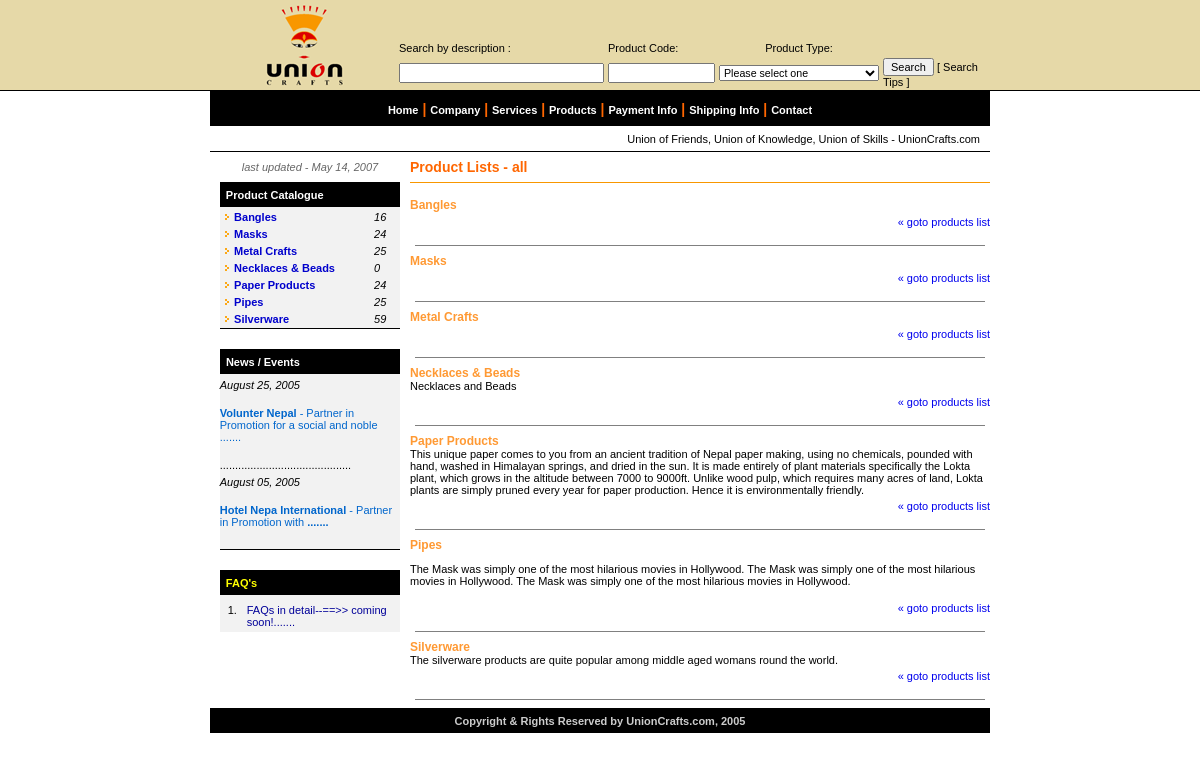
Screenshot of /products_unioncrafts.php with the database file from the repository.
### tables this page shows
CREATE TABLE IF NOT EXISTS `tbl_category` (
  `category_id` int(12) NOT NULL auto_increment,
  `cat_name` varchar(255) NOT NULL default '',
  `description` text NOT NULL,
  PRIMARY KEY  (`category_id`),
  UNIQUE KEY `category_id` (`category_id`),
  KEY `category_id_2` (`category_id`)
);

CREATE TABLE IF NOT EXISTS `tbl_news` (
  `news_id` int(12) NOT NULL auto_increment,
  `news_posted_on` date NOT NULL default '0000-00-00',
  `news_in_detail` text NOT NULL,
  PRIMARY KEY  (`news_id`),
  UNIQUE KEY `news_id` (`news_id`),
  KEY `news_id_2` (`news_id`)
);

CREATE TABLE IF NOT EXISTS `tbl_faq` (
  `faq_id` int(12) NOT NULL auto_increment,
  `question` text NOT NULL,
  `answer` text NOT NULL,
  PRIMARY KEY  (`faq_id`),
  UNIQUE KEY `faq_id` (`faq_id`),
  KEY `faq_id_2` (`faq_id`)
);

### products_unioncrafts.php (the view, shortened to what this page needs)
<?php include("return_date.php");?>
<!DOCTYPE HTML PUBLIC "-//W3C//DTD HTML 4.01 Transitional//EN" "http://www.w3.org/TR/html4/loose.dtd">
<HTML><HEAD>
<link href="joras/myStyle.css" rel="stylesheet" type="text/css">
</HEAD>
<body>
<table width="100%"  border="0" align="center" cellpadding="0" cellspacing="0">
  <tr>
    <td><?php include("mast_head.php");?></td>
  </tr>
  <tr>
    <td><table width="780" border="0" align="center" cellpadding="0" cellspacing="0">
      <tr>
        <td><?php include("header.php");?></td>
      </tr>
      <tr>
        <td><table width="780"  border="0" align="center" cellpadding="0" cellspacing="0">
          <tr>
            <td width="200" valign="top"><table width="95%"  border="0" align="center" cellpadding="0" cellspacing="0">
			<?php
				$date_sql = "select * from tbl_last_updated";
				$date_result = mysql_query($date_sql) or die(mysql_error());
				$date_rs = mysql_fetch_array($date_result);
			?>
              <tr>
                <td height="30" align="center" bgcolor="#FFFFFF" class="smalldarkgrey"><em>last updated - <?=return_date($date_rs['date'])?></em></td>
              </tr>
              <tr>
                <td><?php include("product_category_list.php");?></td>
              </tr>
              <tr bgcolor="#F2F2F2">
                <td height="20" bgcolor="#FFFFFF"><spacer></spacer></td>
              </tr>
              <tr>
                <td><?php include("news_and_events_list.php");?></td>
              </tr>
              <tr bgcolor="#F2F2F2">
                <td height="20" bgcolor="#FFFFFF"><spacer></spacer></td>
              </tr>
              <tr>
                <td><?php include("faqs_list.php");?></td>
              </tr>
              <tr bgcolor="#F2F2F2">
                <td height="10" bgcolor="#FFFFFF"><spacer></spacer></td>
              </tr>
            </table>
              </td>
            <td valign="top">
			<table width="100%"  border="0" cellspacing="0" cellpadding="0">
              <tr>
                <td><table width="100%"  border="0" cellspacing="0" cellpadding="0">
                  <tr>
                    <td height="30" class="smenu">Product Lists - all</td>
                  </tr>
                  <tr>
                    <td>
                      <table width="100%" height="1"  border="0" cellpadding="0" cellspacing="0" bgcolor="#F89700">
                        <tr>
                          <td><spacer></spacer></td>
                        </tr>
                    </table></td>
                  </tr>
                  <tr>
                    <td height="15"><spacer></spacer></td>
                  </tr>
                </table></td>
              </tr>
			  <?php
			  	$cat_list_sql = "select * from tbl_category order by cat_name asc";
				$cat_list_result = mysql_query($cat_list_sql) or die(mysql_error());
				while ($cat_list_row = mysql_fetch_array($cat_list_result))
				{
			  ?>
              <tr>
                <td class="MainMenuSelected"><?=$cat_list_row['cat_name']?></td>
              </tr>
              <tr>
                <td class="smallblack"><?=$cat_list_row['description']?></td>
              </tr>
              <tr>
                <td height="20" align="right" class="smallred"><a href="product_category.php?category_id=<?=$cat_list_row['category_id']?>">&laquo; goto products list</a></td>
              </tr>
              <tr>
                <td height="5"><spacer></spacer></td>
              </tr>
              <tr>
                <td><hr width="98%" size="1" noshade></td>
              </tr>
			  <?php } ?>
            </table></td>
          </tr>
        </table></td>
      </tr>
    </table></td>
  </tr>
  <tr>
    <td><?php include("footer.php");?></td>
  </tr>
</table>
</BODY></HTML>

### return_date.php
<?php
	function return_date($date)
	{
		list($year,$month,$day) = explode("-",$date);
		echo date ("F d, Y", mktime(0,0,0,$month,$day,$year));
	}
?>

### product_category_list.php (shortened to what this page needs)
<table width="95%"  border="0" align="center" cellpadding="0" cellspacing="0" bgcolor="#F2F2F2">
<tr>
<td height="25" bgcolor="#000000" class="smallwhite"  style="padding-left:20"><strong>&nbsp;&nbsp;Product Catalogue</strong></td>
</tr>
<tr>
<td style="padding-left:8">
<table width="100%"  border="0" cellspacing="2" cellpadding="0">
<?php
	$cat_sql = "select * from tbl_category order by cat_name asc";
	$cat_result = mysql_query($cat_sql) or die(mysql_error());
	while ($cat_row = mysql_fetch_array($cat_result))
	{
		$count_sql = "select count(category_id) as count from tbl_product where category_id = '$cat_row[category_id]'";
		$count_result = mysql_query($count_sql) or die(mysql_error());
		$count_row = mysql_fetch_array($count_result);
?>
<tr>
  <td width="6%" align="center"><img src="images/arrow.gif" width="4" height="6"></td>
  <td width="80%" height="15"><a href="product_category.php?category_id=<?=$cat_row['category_id']?>" class="smallblue"><strong><?=$cat_row['cat_name']?></strong></a></td>
<td width="14%" class="smallblack"><em><?=$count_row['count']?></em></td>
<?php } ?>
</tr>
</table></td>
</tr>
<tr>
</tr>
</table>

### news_and_events_list.php (shortened to what this page needs)
<link href="joras/myStyle.css" rel="stylesheet" type="text/css">
<table width="95%"  border="0" align="center" cellpadding="0" cellspacing="0" bgcolor="#F2F2F2">
<tr>
<td height="25" bgcolor="#000000" class="smallwhite"  style="padding-left:20"><strong class="smallorange">&nbsp;&nbsp;<font color="#FFFFFF">News / Events</font></strong></td>
</tr>
<tr>
<td style="padding-left:10"><table width="100%"  border="0" cellspacing="0" cellpadding="0">
<tr>
<td height="5" class="smallblack"><spacer></spacer></td>
</tr>
<?php
	$news_list_sql = "select * from tbl_news order by news_posted_on desc limit 2";
	$news_result = mysql_query($news_list_sql) or die(mysql_error());
	$count = 0;
	while ($news_rs = mysql_fetch_array($news_result))
	{
?>
<tr>
<td class="smallblack"><em><?=return_date($news_rs['news_posted_on'])?></em></td>
</tr>
<tr>
<td><a href="news_in_detail.php?news_id=<?=$news_rs['news_id']?>" class="smalllightblue"><?=substr($news_rs['news_in_detail'], 0, 91);?>.......</a></td>
</tr>
<?php
	if ($count < 1)
	{
?>
<tr>
<td class="smallblack">...........................................</td>
</tr>
<?php } ?>
<tr>
<td height="5"><spacer></spacer></td>
</tr>
<?php
		$count++;
	}
?>
</table></td>
</tr>
<tr>
</tr>
</table>

### faqs_list.php
<table width="95%"  border="0" align="center" cellpadding="0" cellspacing="0" bgcolor="#F2F2F2">
<tr>
<td height="25" bgcolor="#000000"  style="padding-left:20"><font color="#FFFFFF"><strong class="smalllightyellow">&nbsp;&nbsp;FAQ's</strong></font></td>
</tr>
<tr>
<td style="padding-left:5"><table width="100%"  border="0" cellspacing="0" cellpadding="0">
<tr>
<td height="5" class="smallblack"><spacer></spacer></td>
</tr>
<tr>
<td>
<table width="100%"  border="0" cellspacing="2" cellpadding="2">
<?php
	$faqs_list_sql = "select * from tbl_faq order by faq_id desc limit 4";
	$faq_result = mysql_query($faqs_list_sql) or die(mysql_error());
	$count = 1;
	while ($faq_rs = mysql_fetch_array($faq_result))
	{
?>
<tr>
<td width="12%" align="center" valign="top" class="smallblack"><?=$count?>.</td>
<td width="88%" height="13"><a href="faqs.php#<?=$faq_rs['faq_id']?>" class="smallnavy"><?=substr($faq_rs['question'], 0, 48)?>.......</a></td>
</tr>
<?php
		$count++;
	}
?>
</table>
</td>
</tr>
</table></td>
</tr>
</table>

### joras/myStyle.css (style rules this page uses)
BODY { padding: 0px; margin-top: 0px; margin-right: 0px; margin-bottom: 0px; margin-left: 0px; }
.smenu { COLOR: #ff6600; FONT-FAMILY: Tahoma, "Trebuchet MS", verdana, arial; FONT-SIZE: 14px; FONT-WEIGHT: bold; }
TD.smenu { BACKGROUND-COLOR: #ffffff; VERTICAL-ALIGN: middle }
.MainMenuSelected { COLOR: #ff9933; FONT-FAMILY: Arial, Verdana, Geneva, Helvetica, Sans-Serif; FONT-SIZE: 12px; FONT-WEIGHT: bold; TEXT-DECORATION: none }
.smallwhite { COLOR: #FFFFFF; FONT-SIZE: 11px; FONT-FAMILY: Verdana, Arial, Helvetica, sans-serif; }
.smalldarkgrey { COLOR: #666666; FONT-SIZE: 11px; FONT-FAMILY: Verdana, Arial, Helvetica, sans-serif; }
.smallblack { COLOR: #000000; FONT-SIZE: 11px; FONT-FAMILY: Verdana, Arial, Helvetica, sans-serif; }
.smalllightblue { COLOR: #0066CC; FONT-SIZE: 11px; FONT-FAMILY: Verdana, Arial, Helvetica, sans-serif; }
.smallblue { COLOR: #0000CC; FONT-SIZE: 11px; FONT-FAMILY: Verdana, Arial, Helvetica, sans-serif; }
.smallnavy { COLOR: #000099; FONT-SIZE: 11px; FONT-FAMILY: Verdana, Arial, Helvetica, sans-serif; }
.smallred { COLOR: #CC0000; FONT-SIZE: 11px; FONT-FAMILY: Verdana, Arial, Helvetica, sans-serif; }
.smallorange { COLOR: #FF6600; FONT-SIZE: 11px; FONT-FAMILY: Verdana, Arial, Helvetica, sans-serif; }
.smalllightyellow { COLOR: #FFFF00; FONT-SIZE: 11px; FONT-FAMILY: Verdana, Arial, Helvetica, sans-serif; }
a { text-decoration: none }

### rows the page displays
tbl_category: cat_name "Bangles", count "16"
tbl_category: cat_name "Masks", count "24"
tbl_category: cat_name "Metal Crafts", count "25"
tbl_category: cat_name "Necklaces & Beads", count "0", description "Necklaces and Beads"
tbl_category: cat_name "Paper Products", count "24", description "This unique paper comes to you from an ancient tradition of Nepal paper making, using no chemicals, pounded with hand, washed in Himalayan springs, and dried in the sun. It is made entirely of plant materials specifically the Lokta plant, which grows in the altitude between 7000 to 9000ft. Unlike wood pulp, which requires many acres of land, Lokta plants are simply pruned every year for paper production. Hence it is environmentally friendly."
tbl_category: cat_name "Pipes", count "25", description "The Mask was simply one of the most hilarious movies in Hollywood. The Mask was simply one of the most hilarious movies in Hollywood. The Mask was simply one of the most hilarious movies in Hollywood."
tbl_category: cat_name "Silverware", count "59", description "The silverware products are quite popular among middle aged womans round the world."
tbl_news: year "August 25, 2005", news_in_detail "Volunter Nepal - Partner in Promotion for a social and noble"
tbl_news: year "August 05, 2005", news_in_detail "Hotel Nepa International - Partner in Promotion with"
tbl_faq: question "FAQs in detail--==>> coming soon!"

### other values shown
date ("F d, Y", mktime(0,0,0,$month,$day,$year)) "May 14, 2007"
